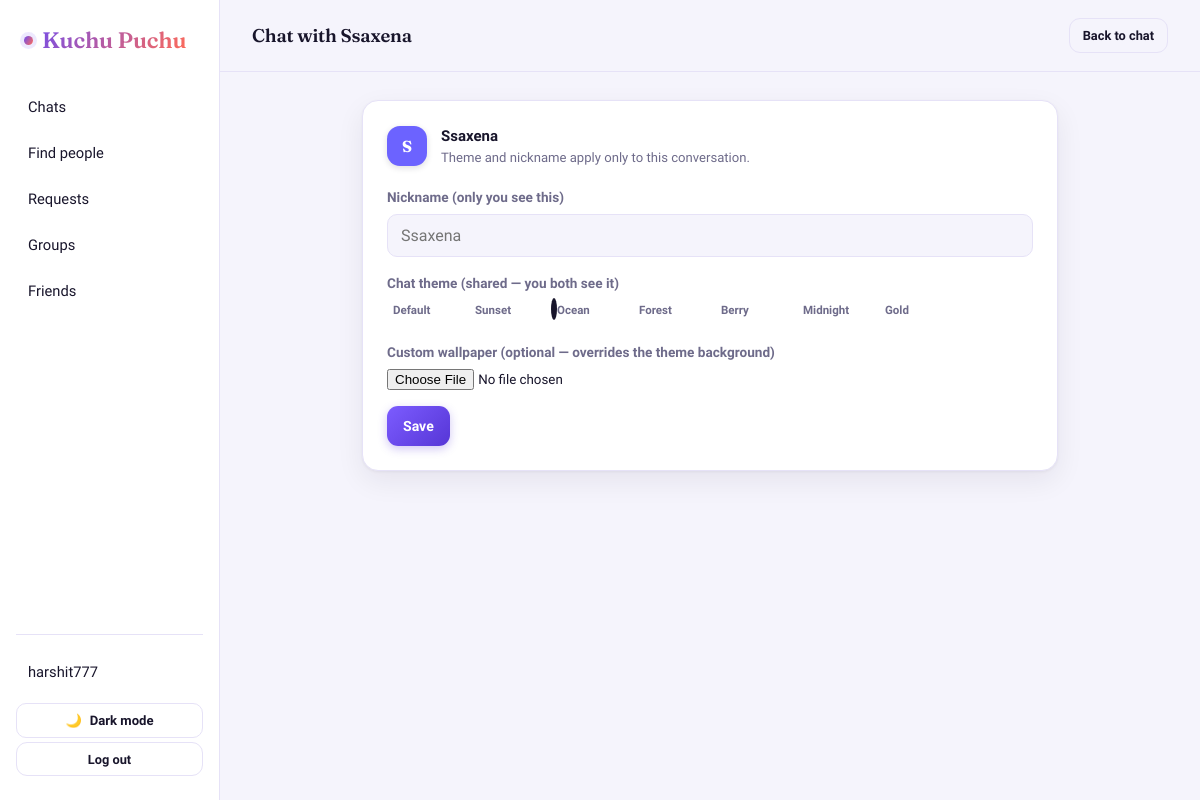
The app's page /chat/with/Ssaxena/settings/ (signed in) with its own data.
### accounts/models.py (models this page shows, shortened)
class User(AbstractUser):
    THEME_LIGHT = 'light'
    THEME_DARK = 'dark'
    THEME_CHOICES = [(THEME_LIGHT, 'Light'), (THEME_DARK, 'Dark')]
    bio = models.CharField(max_length=160, blank=True)
    avatar_color = models.CharField(max_length=7, default='#6C63FF')  # used for the letter-avatar fallback
    avatar_url = models.URLField(blank=True)
    avatar_public_id = models.CharField(max_length=255, blank=True)  # Cloudinary asset id, so we can delete/replace it later
    last_seen_at = models.DateTimeField(null=True, blank=True)
    theme_preference = models.CharField(max_length=5, choices=THEME_CHOICES, default=THEME_LIGHT)
    spotify_access_token = models.CharField(max_length=255, blank=True)
    spotify_refresh_token = models.CharField(max_length=255, blank=True)
    spotify_token_expires_at = models.DateTimeField(null=True, blank=True)

### chat/views.py (the view, shortened to what this page needs)
# urls.py: path('with/<str:username>/settings/', views.chat_settings, name='settings'),
@login_required
def chat_settings(request, username):
    friend = get_object_or_404(User, username=username)
    if not Friendship.are_friends(request.user, friend):
        return HttpResponseForbidden("You can only customize chats with friends.")
    theme = ChatTheme.for_pair(request.user, friend)
    nickname_obj, _ = ContactNickname.objects.get_or_create(owner=request.user, friend=friend)
    preset_choices = ChatTheme._meta.get_field('preset').choices
    return render(request, 'chat/settings.html', {
        'friend': friend, 'theme': theme, 'nickname_obj': nickname_obj, 'preset_choices': preset_choices,
    })

### accounts/templatetags/avatar_tags.py (called while the page is built)
@register.simple_tag
def avatar(entity, size=''):
    url = getattr(entity, 'avatar_url', '') or ''
    color = getattr(entity, 'avatar_color', '#6C63FF') or '#6C63FF'
    label = getattr(entity, 'username', '') or getattr(entity, 'name', '') or '?'
    letter = label[:1].upper()
    css_class = f'avatar {size}'.strip()
    if url:
        return format_html('<img class="{}" src="{}" alt="{}">', css_class, url, letter)
    return format_html('<div class="{}" style="background:{};">{}</div>', css_class, color, letter)

### chat/context_processors.py (called while the page is built)
def unread_messages_count(request):
    if not request.user.is_authenticated:
        return {'unread_messages_count': 0}
    muted_friend_ids = ConversationMute.objects.filter(user=request.user).values_list('friend_id', flat=True)
    count = (
        Message.objects.filter(recipient=request.user, is_read=False, deleted_at__isnull=True)
        .exclude(sender_id__in=muted_friend_ids)
        .count()
    )
    return {'unread_messages_count': count}

### chat/models.py (called while the page is built)
    @staticmethod
    def for_pair(user1, user2):
        a, b = sorted([user1, user2], key=lambda u: u.pk)
        obj, _ = ChatTheme.objects.get_or_create(user_a=a, user_b=b)
        return obj

### friends/context_processors.py (called while the page is built)
def pending_requests_count(request):
    if request.user.is_authenticated:
        count = FriendRequest.objects.filter(to_user=request.user).count()
        return {'pending_requests_count': count}
    return {'pending_requests_count': 0}

### friends/models.py (called while the page is built)
    @staticmethod
    def are_friends(user1, user2):
        a, b = sorted([user1, user2], key=lambda u: u.pk)
        return Friendship.objects.filter(user_a=a, user_b=b).exists()

### groupchat/context_processors.py (called while the page is built, shortened)
def unread_group_messages_count(request):
    if not request.user.is_authenticated:
        return {'unread_group_messages_count': 0}
    total = 0
    memberships = GroupMembership.objects.filter(user=request.user, is_muted=False).only('group_id', 'last_read_at')
    return {'unread_group_messages_count': total}

### templates/chat/settings.html (shortened to what this page needs)
{% extends "base.html" %}
{% load avatar_tags %}
{% block body %}
<div class="topbar">
  <h2>Chat with {{ friend.username }}</h2>
  <a href="{% url 'chat:room' friend.username %}" class="btn btn-ghost btn-sm">Back to chat</a>
</div>
<div class="content">
  <div class="card">
    <div style="display:flex; align-items:center; gap:14px; margin-bottom:20px;">
      {% avatar friend %}
      <div>
        <div style="font-weight:700;">{{ friend.username }}</div>
        <div class="text-muted" style="font-size:0.82rem;">Theme and nickname apply only to this conversation.</div>
      </div>
    </div>
    <form method="post" enctype="multipart/form-data">
      <div class="form-row">
        <label>Nickname <span class="text-muted">(only you see this)</span></label>
        <input type="text" name="nickname" maxlength="40" placeholder="{{ friend.username }}" value="{{ nickname_obj.nickname }}">
      </div>
      <div class="form-row">
        <label>Chat theme <span class="text-muted">(shared — you both see it)</span></label>
        <div class="preset-grid">
          {% for key, label in preset_choices %}
            <label class="preset-swatch {% if theme.preset == key %}active{% endif %}">
              <span class="swatch-circle swatch-{{ key }}"></span>
              <span class="swatch-label">{{ label }}</span>
            </label>
          {% endfor %}
        </div>
      </div>
      <div class="form-row">
        <label>Custom wallpaper <span class="text-muted">(optional — overrides the theme background)</span></label>
        <input type="file" name="wallpaper" accept="image/*">
      </div>
      <button class="btn btn-primary" type="submit">Save</button>
    </form>
  </div>
</div>
{% endblock %}

### templates/base.html (shortened to what this page needs)
{% load static %}
<!DOCTYPE html>
<html lang="en" data-theme="{% if user.is_authenticated %}{{ user.theme_preference }}{% else %}light{% endif %}">
<head>
  <link rel="stylesheet" href="{% static 'css/style.css' %}">
</head>
<body>
{% if user.is_authenticated %}
<div class="app-shell">
  <aside class="sidebar" data-notify-url="{% url 'chat:notify_summary' %}">
    <div class="brand"><span class="dot"></span><span>Kuchu Puchu</span></div>
    <a class="nav-link {% if request.resolver_match.view_name == 'chat:inbox' %}active{% endif %}" href="{% url 'chat:inbox' %}">
      <span class="label-row"><span class="icon" aria-hidden="true">💬</span><span class="label">Chats</span></span>
    </a>
    <a class="nav-link {% if request.resolver_match.view_name == 'friends:search' %}active{% endif %}" href="{% url 'friends:search' %}">
      <span class="label-row"><span class="icon" aria-hidden="true">🔍</span><span class="label">Find people</span></span>
    </a>
    <a class="nav-link {% if request.resolver_match.view_name == 'friends:requests' %}active{% endif %}" href="{% url 'friends:requests' %}">
      <span class="label-row"><span class="icon" aria-hidden="true">🔔</span><span class="label">Requests</span></span>
    </a>
    <a class="nav-link {% if request.resolver_match.app_name == 'groupchat' %}active{% endif %}" href="{% url 'groupchat:list' %}">
      <span class="label-row"><span class="icon" aria-hidden="true">👨‍👩‍👧‍👦</span><span class="label">Groups</span></span>
    </a>
    <a class="nav-link {% if request.resolver_match.view_name == 'friends:list' %}active{% endif %}" href="{% url 'friends:list' %}">
      <span class="label-row"><span class="icon" aria-hidden="true">👥</span><span class="label">Friends</span></span>
    </a>
    <div class="sidebar-footer">
      <a class="nav-link {% if request.resolver_match.view_name == 'accounts:profile' %}active{% endif %}" href="{% url 'accounts:profile' %}">
        <span class="label-row"><span class="icon" aria-hidden="true">👤</span><span class="label">{{ user.username }}</span></span>
      </a>
      <button type="button" class="theme-toggle" id="theme-toggle-btn" data-toggle-url="{% url 'accounts:toggle_theme' %}">
        <span id="theme-toggle-icon">{% if user.theme_preference == 'dark' %}☀️{% else %}🌙{% endif %}</span>
        <span class="label">{% if user.theme_preference == 'dark' %}Light mode{% else %}Dark mode{% endif %}</span>
      </button>
      <form method="post" action="{% url 'accounts:logout' %}">
        <button class="btn btn-ghost btn-sm btn-block" type="submit">Log out</button>
      </form>
    </div>
  </aside>
  <div class="main">
    {% block body %}{% endblock %}
  </div>
</div>
{% else %}
  {% block auth_body %}{% endblock %}
{% endif %}
</body>
</html>

### records on screen
User: username "harshit777"
User: username "Ssaxena", avatar_url+avatar_color+username "S", nickname "Ssaxena"

### other values on screen
{{ label }} "Default" "Sunset" "Ocean" "Forest" "Berry" "Midnight" "Gold"
